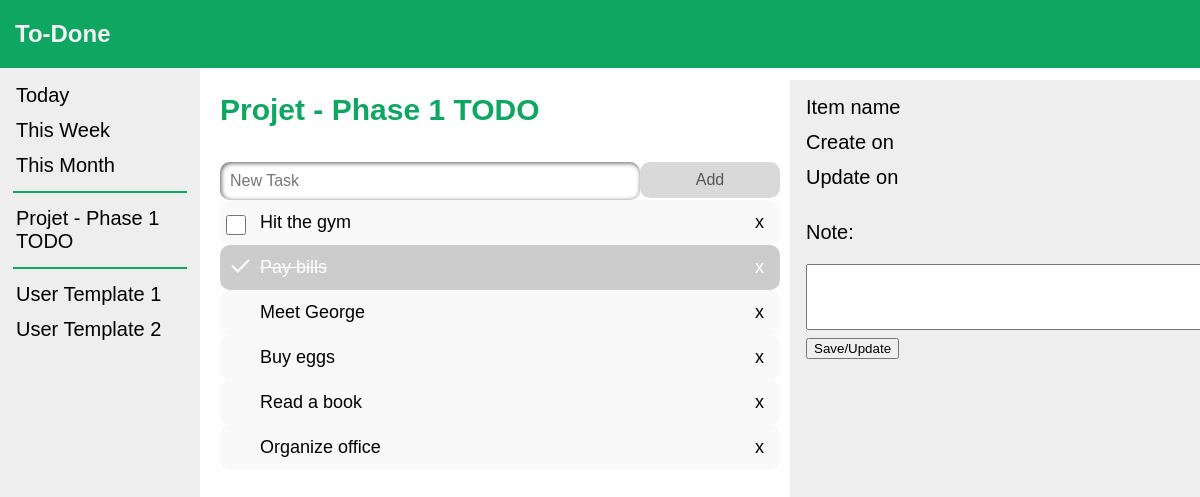
/, run on an earlier commit of the app's database.
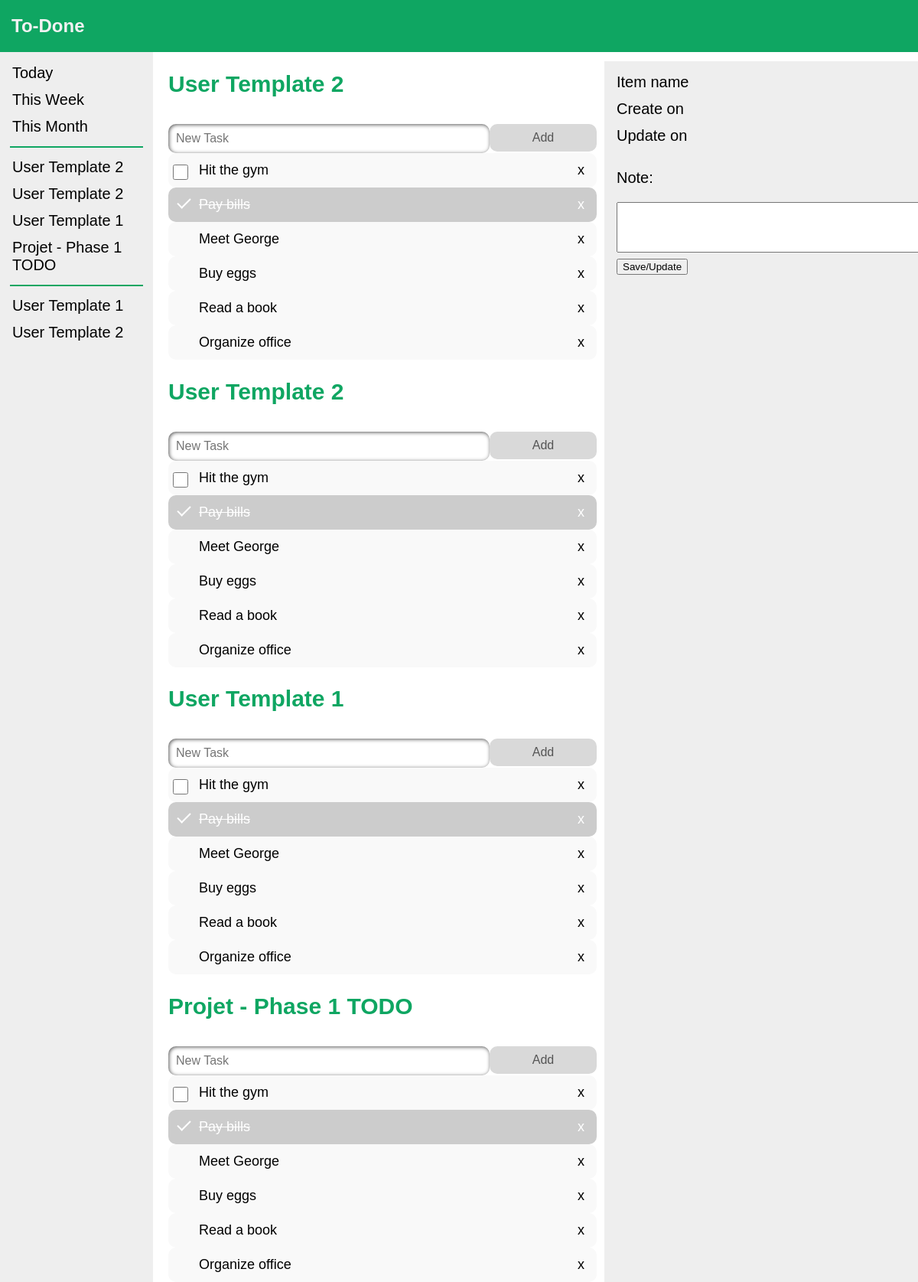
And on a later commit of the database.
### todo/models.py (models this page shows, shortened)
class List(models.Model):
    title_text = models.CharField(max_length=100)
    created_on = models.DateTimeField()
    updated_on = models.DateTimeField()
    user_id = models.ForeignKey(User, on_delete=models.CASCADE, null=True, blank=True)
    objects = models.Manager()

class Template(models.Model):
    title_text = models.CharField(max_length=100)
    created_on = models.DateTimeField()
    updated_on = models.DateTimeField()
    objects = models.Manager()

### todo/views.py (the view)
# urls.py: path('', views.index, name='index'),
def index(request):
    latest_lists = List.objects.order_by('-updated_on')[:5]
    saved_templates = Template.objects.order_by('created_on')
    context = {
        'latest_lists': latest_lists,
        'templates': saved_templates
    }
    return render(request, 'todo/index.html', context)

### todo/templates/todo/index.html (shortened to what this page needs)
<!DOCTYPE html>
<html lang="en">
<head>
</head>
<body>
    <div class="topbar">
        <h2>To-Done</h2>
    </div>
    <ul class="sidenav">
        <li><a>Today</a></li>
        <li><a>This Week</a></li>
        <li><a>This Month</a></li>
        <hr>
        {% for list in latest_lists %}
            <li><a href="todo/{{ list.id }}">{{ list.title_text }}</a></li>
        {% endfor %}
        <hr>
        {% for template in templates %}
            <li><a href="/templates/{{ template.id }}">{{ template.title_text }}</a></li>
        {% endfor %}
    </ul>
    <div class="main">
        {% for list in latest_lists %}
            <div id="myDIV" class="header">
                <h2><a href="/{{ list.id }}/">{{ list.title_text }}</a></h2>
                <br>
                <br>
                <br>
                <input type="text" id="myInput" placeholder="New Task">
                <span onclick="newElement()" class="addBtn">Add</span>
            </div>
            <ul id="myUL">
                <li class="listItem">
                    <input type="checkbox" id="vehicle1" name="vehicle1" value="Bike">
                    <label for="vehicle1">Hit the gym</label>
                    <span class="close">x</span>
                </li>
                <li class="checked listItem">Pay bills<span class="close">x</span></li>
                <li class="listItem">Meet George<span class="close">x</span></li>
                <li class="listItem">Buy eggs<span class="close">x</span></li>
                <li class="listItem">Read a book<span class="close">x</span></li>
                <li class="listItem">Organize office<span class="close">x</span></li>
            </ul>
        {% endfor %}
    </div>
    <ul class="rightsidebar">
        <li><a>Item name</a></li>
        <li><a>Create on</a></li>
        <li><a>Update on</a></li>
        <form action="/" method="post">
              <p><label for="note">Note:</label></p>
              <textarea id="note" name="note" rows="4" cols="50">
              </textarea>
              <br>
              <input type="submit" value="Save/Update">
        </form>
    </ul>
</body>
</html>

What changed in the data, as far as the page shows it:
added List: title_text "User Template 2"
added List: title_text "User Template 2"
added List: title_text "User Template 1"
